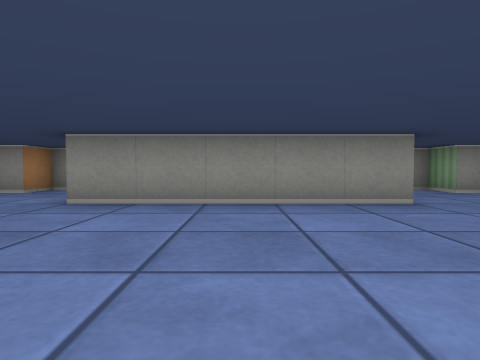
[1] (above)

16 first-person views from a walk through a cub3D ray-caster map. The camera is about half as high as the walls, tilts 2° down and sees 75° across. The floor is counted in squares. Each view is taken from the middle of a square. On the plan, view 1 faces up. The plan holds only what a view shows up to about 9 squares ahead; the rest is blank.

[2]
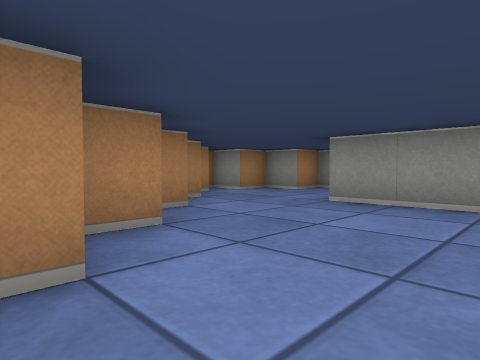

[3]
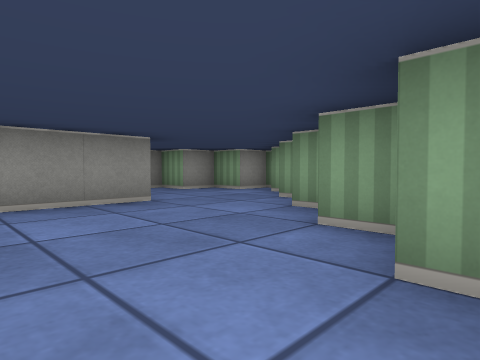

[4]
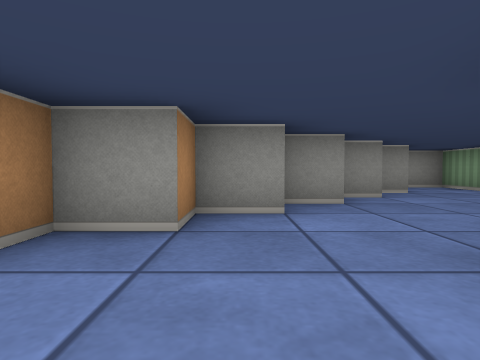

[5]
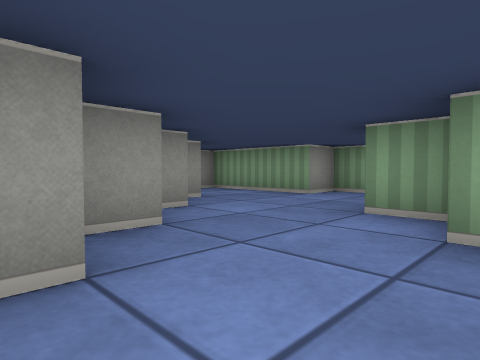

[6]
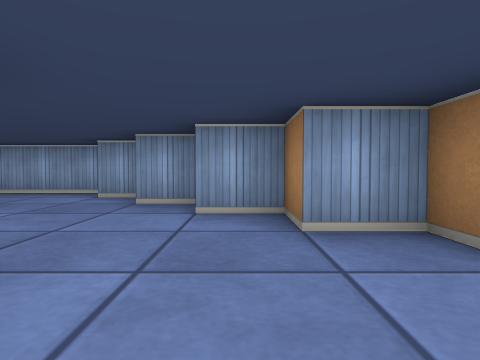

[7]
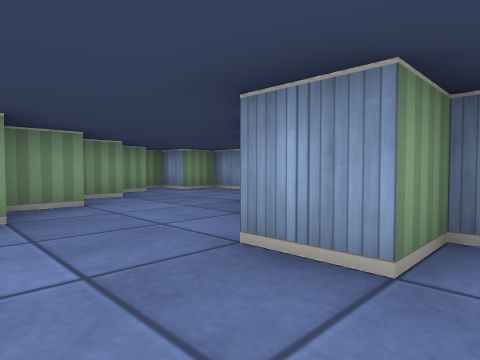

[8]
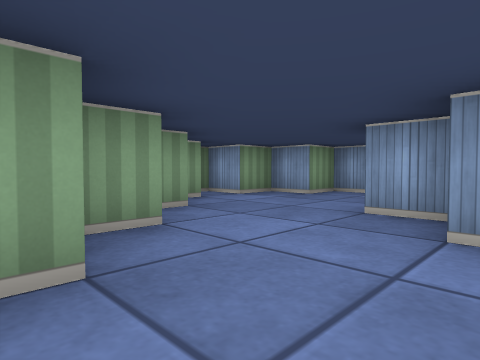

[9]
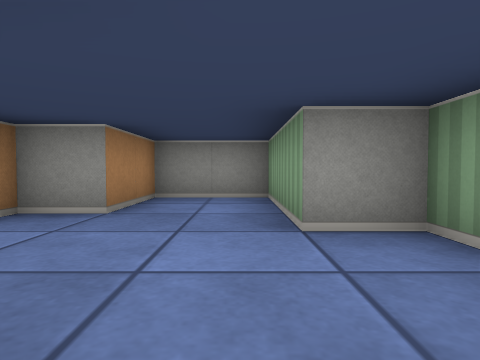

[10]
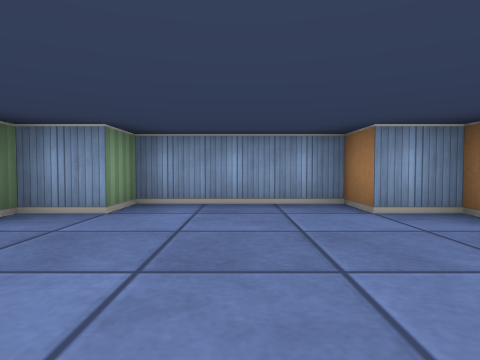

[11]
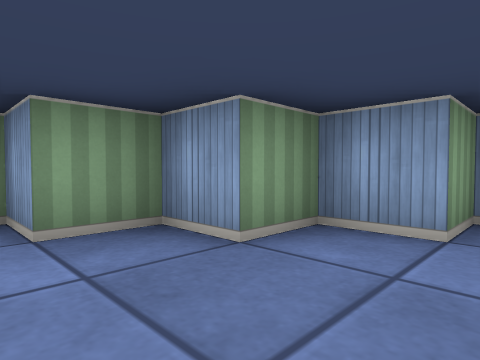

[12]
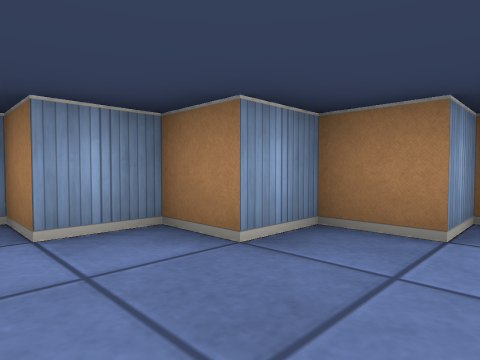

[13]
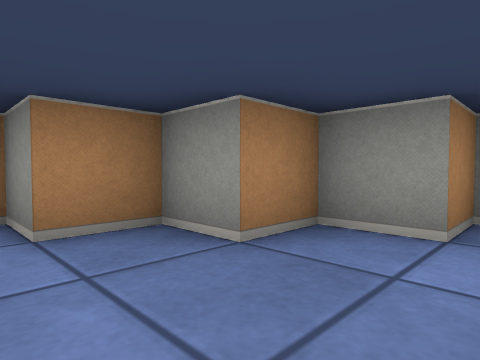

[14]
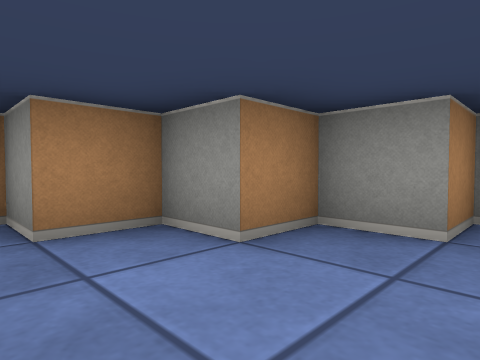

[15]
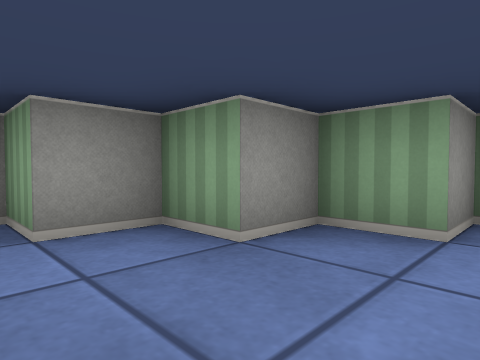

[16]
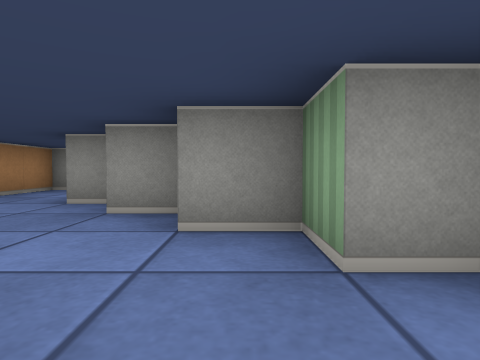

### Floor plan
Points are (right, up) in squares from view 1. A wall is a line through its corners. A room is listed if a view was taken in it or the views show most of it. See-through windows are left out.
Room 1 (views 1, 2, 3, 4, 5, 6, 7, 8, 9, 10, 11, 12, 13, 14, 15, 16)
walls: (1.6, 5.5) (2.5, 5.5); (-0.5, 6.4) (-0.5, 7.5) (0.5, 7.5); (2.6, 4.5) (-2.5, 4.5); (-1.4, 9.5) (-2.5, 9.5) (-2.5, 8.5) (-3.5, 8.5) (-3.5, 7.5) (-4.5, 7.5) (-4.5, 6.5) (-5.5, 6.5) (-5.5, 5.5) (-6.5, 5.5) (-6.5, 4.5) (-5.5, 4.5) (-5.5, 3.5) (-4.5, 3.5) (-4.5, 2.5) (-3.5, 2.5) (-3.5, 1.5) (-2.5, 1.5) (-2.5, 0.5) (-1.5, 0.5) (-1.5, -0.5) (1.5, -0.5) (1.5, 0.5) (2.5, 0.5) (2.5, 1.5) (3.5, 1.5) (3.5, 2.5) (4.5, 2.5) (4.5, 3.5) (5.5, 3.5) (5.5, 4.5) (6.5, 4.5) (6.5, 5.5) (5.5, 5.5) (5.5, 6.5) (4.5, 6.5) (4.5, 7.5) (3.5, 7.5) (3.5, 8.5) (2.5, 8.5) (2.5, 9.5) (1.5, 9.5) (1.5, 12.5) (-0.5, 12.5) (-0.5, 10.5) (-1.5, 10.5)

Where each view was taken, in squares from view 1:
view 1: 0 up, 0 right, facing up
view 2: 0 up, 0 right, facing up-left
view 3: 0 up, 0 right, facing up-right
view 4: 4 up, 4 left, facing up
view 5: 6 up, 4 left, facing up-right
view 6: 6 up, 4 left, facing down
view 7: 9 up, 1 left, facing down-right
view 8: 9 up, 1 right, facing down-right
view 9: 7 up, 1 right, facing up
view 10: 4 up, 0 right, facing down
view 11: 3 up, 1 right, facing down-right
view 12: 5 up, 3 left, facing down-left
view 13: 5 up, 3 left, facing up-left
view 14: 6 up, 2 left, facing up-left
view 15: 5 up, 3 right, facing up-right
view 16: 5 up, 4 right, facing up
